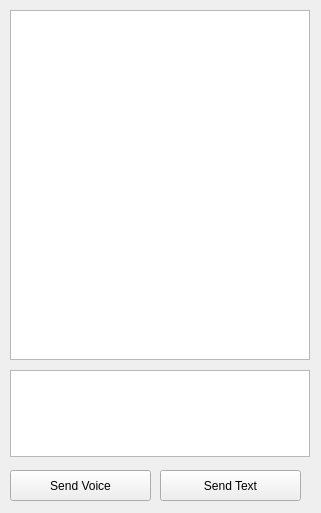
<?xml version="1.0" encoding="UTF-8"?>
<ui version="4.0">
 <class>Form</class>
 <widget class="QWidget" name="Form">
  <property name="geometry">
   <rect>
    <x>0</x>
    <y>0</y>
    <width>321</width>
    <height>513</height>
   </rect>
  </property>
  <property name="windowTitle">
   <string>Form</string>
  </property>
  <widget class="QPushButton" name="pushButton">
   <property name="geometry">
    <rect>
     <x>160</x>
     <y>470</y>
     <width>141</width>
     <height>31</height>
    </rect>
   </property>
   <property name="text">
    <string>Send Text</string>
   </property>
  </widget>
  <widget class="QTextEdit" name="textEdit">
   <property name="geometry">
    <rect>
     <x>10</x>
     <y>370</y>
     <width>300</width>
     <height>87</height>
    </rect>
   </property>
  </widget>
  <widget class="QTextBrowser" name="textBrowser">
   <property name="geometry">
    <rect>
     <x>10</x>
     <y>10</y>
     <width>300</width>
     <height>350</height>
    </rect>
   </property>
  </widget>
  <widget class="QPushButton" name="pushButton_2">
   <property name="geometry">
    <rect>
     <x>10</x>
     <y>470</y>
     <width>141</width>
     <height>31</height>
    </rect>
   </property>
   <property name="text">
    <string>Send Voice</string>
   </property>
  </widget>
 </widget>
 <resources/>
 <connections/>
</ui>
